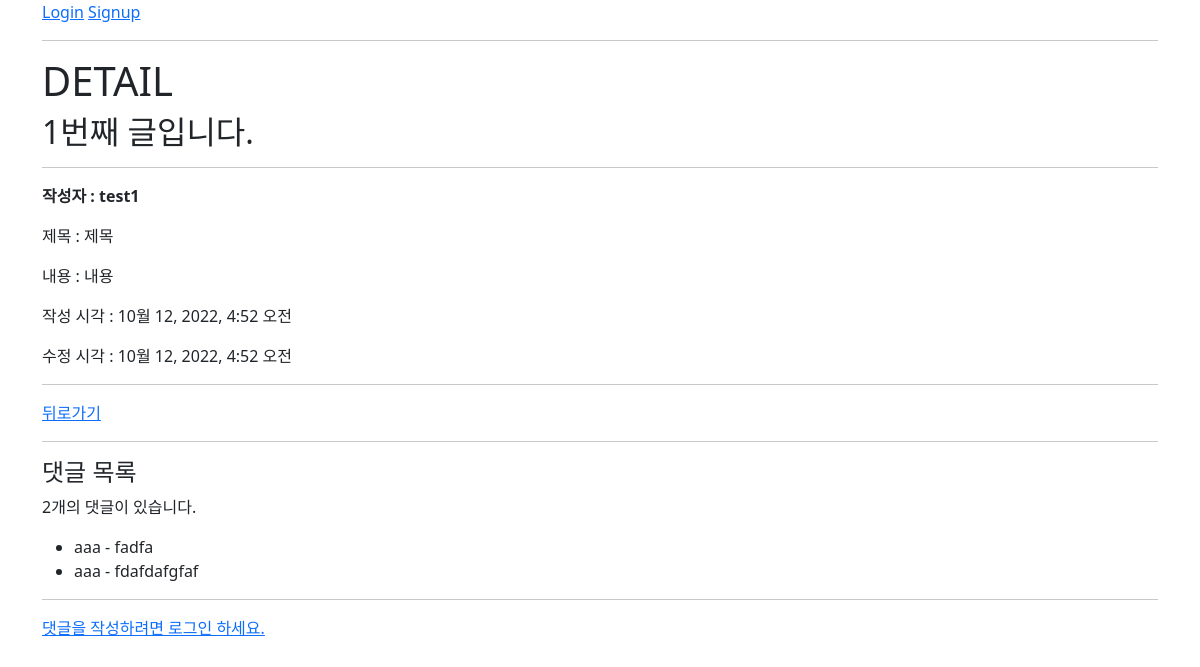
The app's page /articles/1/, older data.
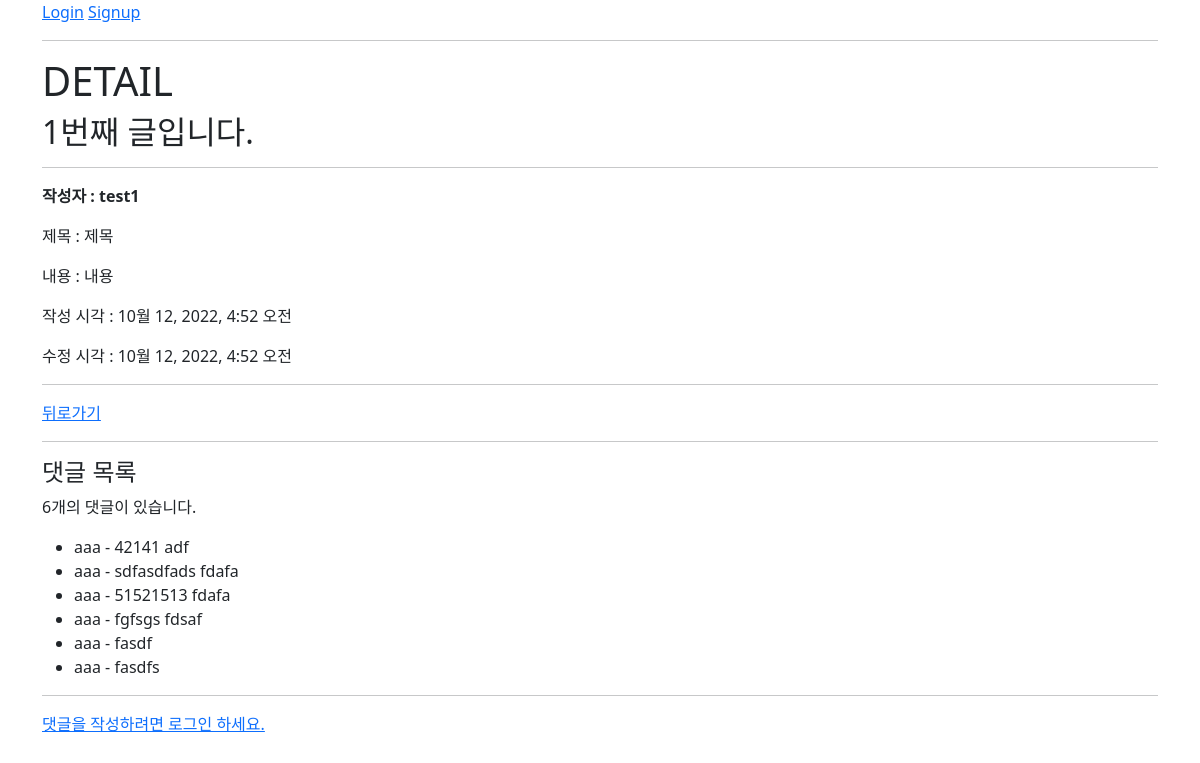
The same page, newer data.
### articles/models.py (models this page shows, shortened)
class Article(models.Model):
    user = models.ForeignKey(settings.AUTH_USER_MODEL, on_delete=models.CASCADE)
    like_users = models.ManyToManyField(settings.AUTH_USER_MODEL, related_name='like_articles')
    title = models.CharField(max_length=10)
    content = models.TextField()
    created_at = models.DateTimeField(auto_now_add=True)
    updated_at = models.DateTimeField(auto_now=True)

class Comment(models.Model):
    article = models.ForeignKey(Article, on_delete=models.CASCADE)
    user = models.ForeignKey(settings.AUTH_USER_MODEL, on_delete=models.CASCADE)
    content = models.CharField(max_length=200)
    created_at = models.DateTimeField(auto_now_add=True)
    updated_at = models.DateTimeField(auto_now=True)

### accounts/models.py (models this page shows)
class User(AbstractUser):
    followings = models.ManyToManyField('self', symmetrical=False, related_name='followers')

### articles/views.py (the view)
# urls.py: path('<int:pk>/', views.detail, name='detail'),
@require_safe
def detail(request, pk):
    article = Article.objects.get(pk=pk)
    comment_form = CommentForm()
    comments = article.comment_set.all()
    context = {
        'article': article,
        'comment_form': comment_form,
        'comments': comments,
    }
    return render(request, 'articles/detail.html', context)

### articles/templates/articles/detail.html (shortened to what this page needs)
{% extends 'base.html' %}
{% block content %}
    <h1>DETAIL</h1>
    <h2>{{ article.pk }}번째 글입니다.</h2>
    <hr>
    <p>
        <b>작성자 :
            {{ article.user }}</b>
    </p>
    <p>제목 :
        {{ article.title }}</p>
    <p>내용 :
        {{ article.content }}</p>
    <p>작성 시각 :
        {{ article.created_at }}</p>
    <p>수정 시각 :
        {{ article.updated_at }}</p>
    <hr>
    <a href="{% url 'articles:index' %}">뒤로가기</a>
    <hr>
    <h4>댓글 목록</h4>
    {% if comments %}
        <p>{{ comments|length }}개의 댓글이 있습니다.</p>
    {% endif %}
    <ul id='replyUl'>
        {% for comment in comments %}
            <li id='replyLi'>
                {{ comment.user }}
                -
                {{ comment.content }}
            </li>
            {% empty %}
            <li>댓글이 없어요...</li>
        {% endfor %}
    </ul>
    <hr>
    {% if request.user.is_authenticated %}
        <form
            id='comment-form'
            data-article-id="{{ article.pk }}"
            action="{% url 'articles:comments_create' article.pk %}"
            method="POST">
            {% csrf_token %}
            {{ comment_form }}
            <input id="inputBtn" type="submit">
        </form>
    {% else %}
        <a href="{% url 'accounts:login' %}">댓글을 작성하려면 로그인 하세요.</a>
    {% endif %}
{% endblock content %}

### templates/base.html (shortened to what this page needs)
<!DOCTYPE html>
<html lang="en">
<head>
  <link href="https://cdn.jsdelivr.net/npm/bootstrap@5.2.0/dist/css/bootstrap.min.css" rel="stylesheet">  <title>Document</title>
</head>
<body>
  <div class="container">
    {% if request.user.is_authenticated %}
      <h3>{{ user }}</h3>
      <a href="{% url 'accounts:profile' user.username %}">내 프로필</a>
      <form action="{% url 'accounts:logout' %}" method="POST">
        {% csrf_token %}
        <input type="submit" value="Logout">
      </form>
      <form action="{% url 'accounts:delete' %}" method="POST">
        {% csrf_token %}
        <input type="submit" value="회원탈퇴">
      </form>
      <a href="{% url 'accounts:update' %}">회원정보수정</a>
    {% else %}
      <a href="{% url 'accounts:login' %}">Login</a>
      <a href="{% url 'accounts:signup' %}">Signup</a>
    {% endif %}
    <hr>
    {% block content %}
    {% endblock content %}
  </div>
</body>
</html>

Row changes from the older to the newer data that the page shows:
removed Comment: user "aaa", content "fadfa"
removed Comment: user "aaa", content "fdafdafgfaf"
added Comment: user "aaa", content "42141 adf"
added Comment: user "aaa", content "sdfasdfads fdafa"
added Comment: user "aaa", content "51521513 fdafa"
added Comment: user "aaa", content "fgfsgs fdsaf"
added Comment: user "aaa", content "fasdf"
added Comment: user "aaa", content "fasdfs"
Text that changed along with them:
{{ comments|length }}: "2" → "6"
